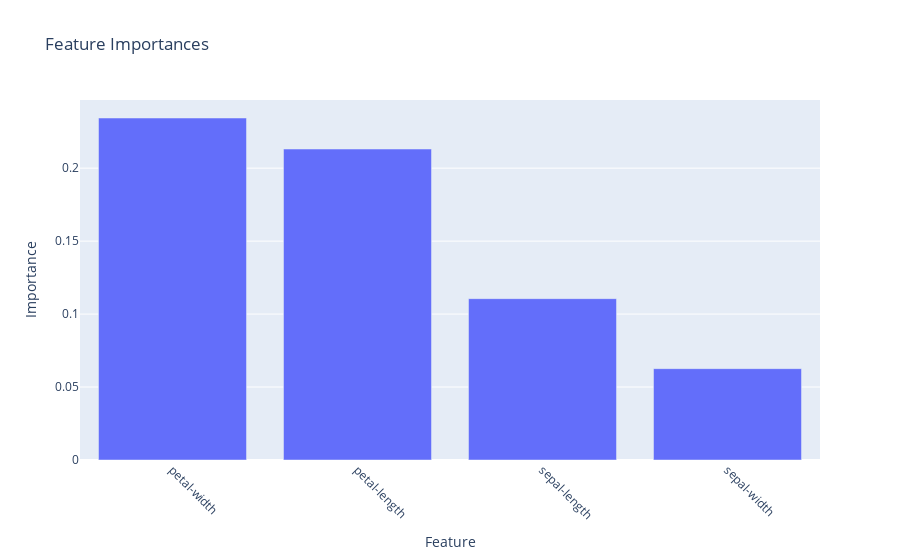

Notebook cell for this chart:
### Markdown cell above
### Insight 3: Which features are important?

Feature importance is quantified by a combined analysis of how much each feature contributes to the prediction of another feature and whether that contribution improves or harms the accuracy of the prediction. For a given target (i.e., action, predicted) feature, Howso can calculate the [Feature Prediction Contributions](https://docs.howso.com/en/release-latest/getting_started/terminology.html#contribution), which 
is the difference between a prediction of a target feature when each context feature is considered versus not considered during the prediction.

Howso can also calculate the [Feature Accuracy Contributions](https://docs.howso.com/en/release-latest/getting_started/terminology.html#mda) (AC). Please see the [feature importance user guide](https://docs.howso.com/en/release-latest/user_guide/advanced_capabilities/feature_importance.html) page for more details.

Howso summarizes the feature contribution results for each feature within matrices. To read a matrix, the label of each row (listed on the y-axis) indicates the target feature. Moving from left to right across each row of a matrix, the feature contribution of each context feature for the target feature prediction can be identified. 

Note, the matrices also provide some insight into directional causality between features. This insight is useful for data scientists performing an exploratory data analysis (EDA).

### Code cell
pred_contrib = t.react_aggregate(feature_influences_action_feature='target', details={'feature_robust_prediction_contributions': True})
plot_feature_importances(pd.DataFrame([pred_contrib.loc['feature_robust_prediction_contributions']]))

### Figure 1 — Plotly figure (JSON) as saved in the notebook; plotly's stock layout.template omitted (floating-point values rounded to 4 significant figures)
{"data": [{"type": "bar", "x": ["petal-width", "petal-length", "sepal-length", "sepal-width"], "y": [0.2344, 0.2131, 0.1106, 0.06261]}], "layout": {"title": {"text": "Feature Importances"}, "xaxis": {"anchor": "y", "domain": [0, 1], "tickangle": 45, "title": {"text": "Feature"}}, "yaxis": {"anchor": "x", "domain": [0, 1], "title": {"text": "Importance"}}}}
